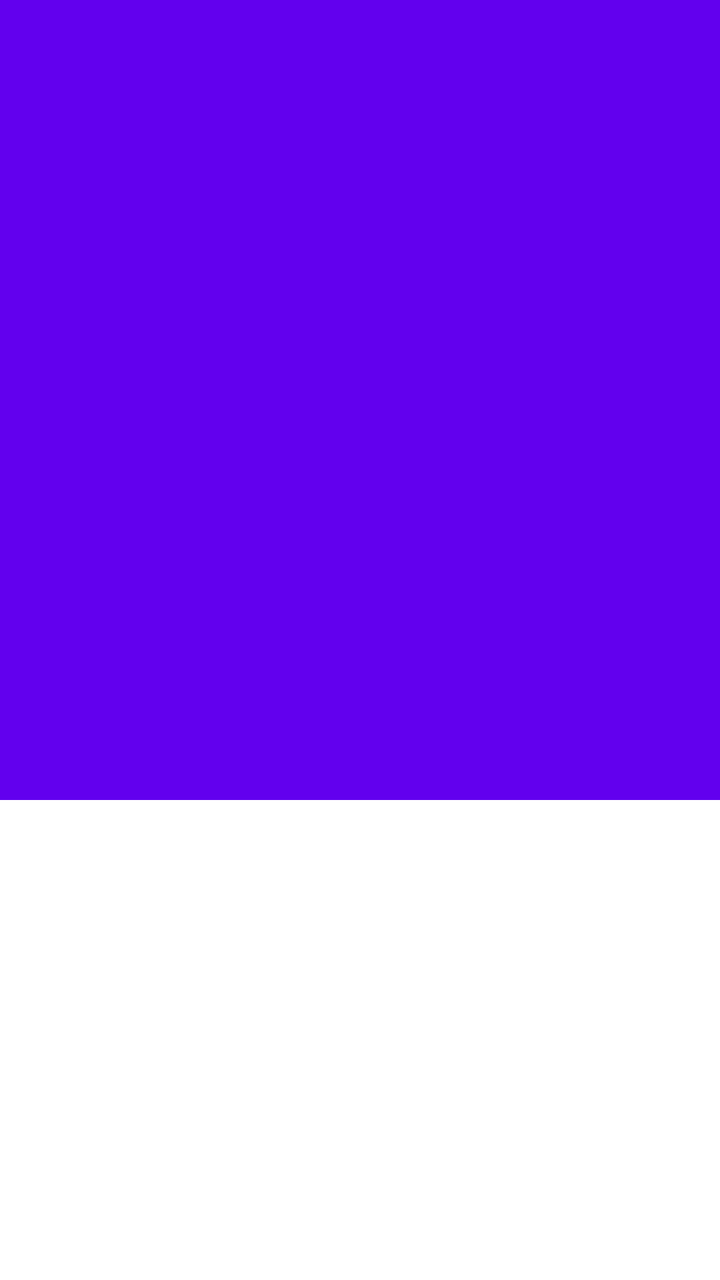
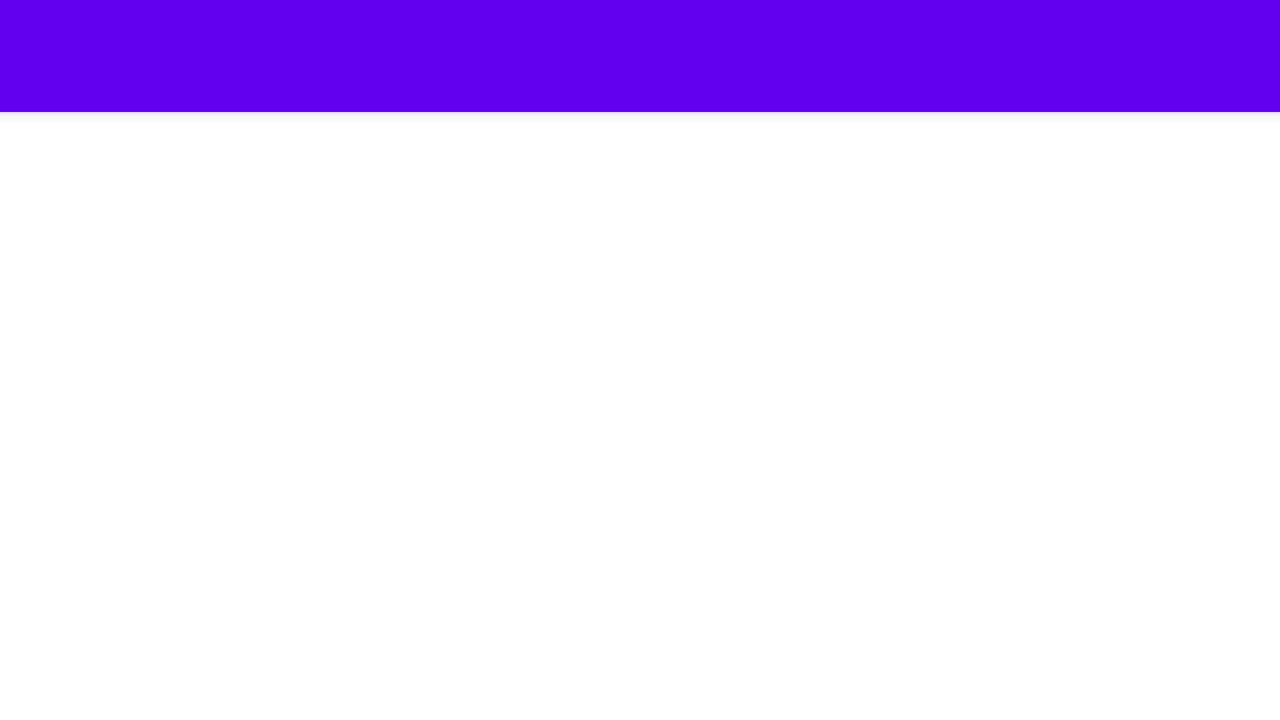

The same Android screen from two of the app's own layout files: first res/layout/ as a phone draws it, then the author's variant for another configuration, drawn on a device whose configuration selects that folder. Both files follow.
<!-- AndroidManifest.xml: application theme AppTheme -->
<!-- res/layout/activity_main.xml -->
<android.support.v4.widget.DrawerLayout xmlns:android="http://schemas.android.com/apk/res/android"
                                        xmlns:app="http://schemas.android.com/apk/res-auto"
                                        xmlns:tools="http://schemas.android.com/tools"
                                        android:id="@+id/drawer_layout"
                                        android:layout_width="match_parent"
                                        android:layout_height="match_parent"
                                        android:fitsSystemWindows="true">


    <android.support.design.widget.CoordinatorLayout
        android:layout_width="match_parent"
        android:layout_height="match_parent"
        android:fitsSystemWindows="true"
        tools:context=".screen.main.MainActivity"
        >

        <android.support.design.widget.AppBarLayout
            android:id="@+id/app_bar"
            android:layout_width="match_parent"
            android:layout_height="@dimen/app_bar_height"
            android:fitsSystemWindows="true"
            android:theme="@style/ThemeOverlay.AppCompat.Dark.ActionBar">

            <android.support.design.widget.CollapsingToolbarLayout
                android:id="@+id/toolbar_layout"
                android:layout_width="match_parent"
                android:layout_height="match_parent"
                android:clipToPadding="true"
                android:fitsSystemWindows="true"
                app:contentScrim="?attr/colorPrimary"
                app:expandedTitleGravity="right|bottom"
                app:expandedTitleMarginBottom="@dimen/title_margin"
                app:layout_scrollFlags="scroll|exitUntilCollapsed|snap"
                app:toolbarId="@+id/toolbar"
                tools:ignore="InconsistentLayout">

                <ImageView
                    android:id="@+id/backdrop"
                    android:layout_width="match_parent"
                    android:layout_height="match_parent"
                    android:fitsSystemWindows="true"
                    android:scaleType="centerCrop"
                    app:layout_collapseMode="parallax"
                    tools:ignore="InconsistentLayout"/>


                <RelativeLayout
                    android:layout_width="match_parent"
                    android:layout_height="match_parent"
                    android:fitsSystemWindows="true">

                    <TextView
                        android:id="@+id/header_temp"
                        android:layout_width="wrap_content"
                        android:layout_height="wrap_content"
                        android:layout_alignParentRight="true"
                        android:layout_marginBottom="@dimen/margin_medium"
                        android:layout_marginLeft="@dimen/margin_medium"
                        android:layout_marginRight="@dimen/margin_medium"
                        android:layout_marginTop="?attr/actionBarSize"
                        android:textAppearance="?attr/textAppearanceListItem"
                        android:textSize="42sp"
                        tools:ignore="InconsistentLayout"/>

                    <TextView
                        android:id="@+id/header_wind"
                        android:layout_width="wrap_content"
                        android:layout_height="wrap_content"
                        android:layout_alignParentRight="true"
                        android:layout_below="@+id/header_temp"
                        android:layout_marginBottom="@dimen/margin_medium"
                        android:layout_marginLeft="@dimen/margin_medium"
                        android:layout_marginRight="@dimen/margin_medium"
                        android:textAppearance="?attr/textAppearanceListItem"
                        tools:ignore="InconsistentLayout"/>

                    <TextView
                        android:id="@+id/header_humidity"
                        android:layout_width="wrap_content"
                        android:layout_height="wrap_content"
                        android:layout_alignParentRight="true"
                        android:layout_below="@+id/header_wind"
                        android:layout_marginBottom="@dimen/margin_medium"
                        android:layout_marginLeft="@dimen/margin_medium"
                        android:layout_marginRight="@dimen/margin_medium"
                        android:textAppearance="?attr/textAppearanceListItem"
                        tools:ignore="InconsistentLayout"/>

                    <TextView
                        android:id="@+id/header_pressure"
                        android:layout_width="wrap_content"
                        android:layout_height="wrap_content"
                        android:layout_alignParentRight="true"
                        android:layout_below="@+id/header_humidity"
                        android:layout_marginBottom="@dimen/margin_medium"
                        android:layout_marginLeft="@dimen/margin_medium"
                        android:layout_marginRight="@dimen/margin_medium"
                        android:textAppearance="?attr/textAppearanceListItem"
                        tools:ignore="InconsistentLayout"/>

                    <TextView
                        android:id="@+id/header_date"
                        android:layout_width="wrap_content"
                        android:layout_height="wrap_content"
                        android:layout_alignParentBottom="true"
                        android:layout_alignParentRight="true"
                        android:layout_marginLeft="@dimen/margin_medium"
                        android:layout_marginRight="@dimen/margin_medium"
                        android:paddingBottom="@dimen/margin_medium"
                        android:textAppearance="?attr/textAppearanceListItem"
                        tools:ignore="InconsistentLayout"/>
                </RelativeLayout>

                <android.support.v7.widget.Toolbar
                    android:id="@+id/detail_toolbar"
                    android:layout_width="match_parent"
                    android:layout_height="?attr/actionBarSize"
                    app:layout_collapseMode="pin"
                    app:popupTheme="@style/ThemeOverlay.AppCompat.Light"/>

            </android.support.design.widget.CollapsingToolbarLayout>

        </android.support.design.widget.AppBarLayout>

        <FrameLayout
            android:id="@+id/city_detail_container"
            android:layout_width="match_parent"
            android:layout_height="match_parent"
            android:fitsSystemWindows="true"
            app:layout_anchor="@+id/app_bar"
            app:layout_anchorGravity="bottom"
            app:layout_behavior="@string/appbar_scrolling_view_behavior">
        </FrameLayout>


    </android.support.design.widget.CoordinatorLayout>

    <android.support.design.widget.NavigationView
        android:id="@+id/navigation_view"
        style="@style/BackgroundViewStyle"
        android:layout_width="wrap_content"
        android:layout_height="match_parent"
        android:layout_gravity="start"
        android:fitsSystemWindows="true">

        <LinearLayout
            android:layout_width="match_parent"
            android:layout_height="match_parent"
            android:orientation="vertical">

            <ImageView
                android:id="@+id/navigation_header_background"
                android:layout_width="match_parent"
                android:layout_height="@dimen/drawer_header_height"
                android:gravity="top"
                android:scaleType="centerCrop"/>

            <Button
                android:id="@+id/search_button"
                android:layout_width="match_parent"
                android:layout_height="wrap_content"
                android:layout_margin="@dimen/small"
                android:background="@drawable/button_search"
                android:drawableLeft="@android:drawable/ic_menu_search"
                android:text="@string/search_button_text"
                android:textAllCaps="false"
                />

            <com.woxthebox.draglistview.DragListView
                android:id="@+id/drag_list_view"
                android:layout_width="match_parent"
                android:layout_height="match_parent"/>
        </LinearLayout>
    </android.support.design.widget.NavigationView>
</android.support.v4.widget.DrawerLayout>
<!-- resources referenced by this layout -->
<resources>
  <dimen name="app_bar_height">400dp</dimen>
  <dimen name="drawer_header_height">160dip</dimen>
  <dimen name="margin_medium">@dimen/medium</dimen>
  <dimen name="small">8dp</dimen>
  <dimen name="title_margin">42dp</dimen>
  <!-- drawable button_search (drawable-xxhdpi) -->
  <?xml version="1.0" encoding="utf-8"?>
  <selector xmlns:android="http://schemas.android.com/apk/res/android">
      <item android:state_selected="true">
          <shape>
              <corners android:radius="20dp"/>
              <padding android:bottom="4dp" android:left="20dp" android:right="20dp" android:top="4dp"/>
              <stroke android:width="1dp" android:color="@color/light_grey"/>
              <solid android:color="@color/light_grey"/>
          </shape>
      </item>
      <item android:state_pressed="true">
          <shape>
              <corners android:radius="20dp"/>
              <padding android:bottom="4dp" android:left="20dp" android:right="20dp" android:top="4dp"/>
              <stroke android:width="1dp" android:color="@color/grey"/>
              <solid android:color="@color/grey"/>
          </shape>
      </item>
      <item>
          <shape>
              <corners android:radius="20dp"/>
              <padding android:bottom="4dp" android:left="20dp" android:right="20dp" android:top="4dp"/>
              <stroke android:width="1dp" android:color="@color/grey"/>
              <solid android:color="@android:color/transparent"/>
          </shape>
      </item>
  </selector>
  <string name="search_button_text">Search locations</string>
  <style name="BackgroundViewStyle">
          <item name="android:background">@color/light_blue</item>
      </style>
  <dimen name="medium">16dp</dimen>
  <item name="light_grey" type="color">#ffd8d8dc</item>
  <item name="grey" type="color">#ffbcbcbc</item>
  <item name="light_blue" type="color">#ADDFFF</item>
</resources>
<!-- res/layout-land/activity_main.xml (the author's variant of the layout above) -->
<!-- drawn on the phone turned sideways -->
<android.support.v4.widget.DrawerLayout xmlns:android="http://schemas.android.com/apk/res/android"
                                        xmlns:app="http://schemas.android.com/apk/res-auto"
                                        xmlns:tools="http://schemas.android.com/tools"
                                        android:id="@+id/drawer_layout"
                                        android:layout_width="match_parent"
                                        android:layout_height="match_parent"
                                        android:fitsSystemWindows="true">


    <android.support.design.widget.CoordinatorLayout
        android:layout_width="match_parent"
        android:layout_height="match_parent"
        android:fitsSystemWindows="true"
        tools:context=".screen.main.MainActivity"
        tools:ignore="MergeRootFrame">

        <android.support.design.widget.AppBarLayout
            android:id="@+id/app_bar"
            android:layout_width="match_parent"
            android:layout_height="?attr/actionBarSize"
            android:theme="@style/ThemeOverlay.AppCompat.Dark.ActionBar">


            <android.support.v7.widget.Toolbar
                android:id="@+id/detail_toolbar"
                android:layout_width="match_parent"
                android:layout_height="?attr/actionBarSize"
                app:popupTheme="@style/ThemeOverlay.AppCompat.Light"/>


        </android.support.design.widget.AppBarLayout>

        <FrameLayout
            android:id="@+id/city_detail_container"
            android:layout_width="match_parent"
            android:layout_height="match_parent"
            android:layout_marginTop="?attr/actionBarSize"
            android:fitsSystemWindows="true">
        </FrameLayout>

    </android.support.design.widget.CoordinatorLayout>

    <android.support.design.widget.NavigationView
        android:id="@+id/navigation_view"
        android:layout_width="wrap_content"
        android:layout_height="match_parent"
        android:layout_gravity="start"
        android:background="@color/red"
        android:fitsSystemWindows="true">

        <LinearLayout
            android:layout_width="match_parent"
            android:layout_height="match_parent"
            android:layout_marginTop="@dimen/drawer_header_height"
            android:orientation="vertical">

            <ImageView
                android:id="@+id/navigation_header_background"
                android:layout_width="match_parent"
                android:layout_height="@dimen/drawer_header_height"
                android:gravity="top"
                android:scaleType="centerCrop"/>

            <Button
                android:id="@+id/search_button"
                android:layout_width="match_parent"
                android:layout_height="wrap_content"
                android:layout_margin="@dimen/small"
                android:background="@drawable/button_search"
                android:drawableLeft="@android:drawable/ic_menu_search"
                android:text="@string/search_button_text"
                android:textAllCaps="false"
                />

            <com.woxthebox.draglistview.DragListView
                android:id="@+id/drag_list_view"
                android:layout_width="match_parent"
                android:layout_height="match_parent"/>
        </LinearLayout>

    </android.support.design.widget.NavigationView>


</android.support.v4.widget.DrawerLayout>
<!-- resources referenced by the variant -->
<!-- as the phone turned sideways resolves them -->
<resources>
  <item name="red" type="color">#ffd44032</item>
  <dimen name="drawer_header_height">160dip</dimen>
  <dimen name="small">8dp</dimen>
  <!-- drawable button_search (drawable-xxhdpi) -->
  <?xml version="1.0" encoding="utf-8"?>
  <selector xmlns:android="http://schemas.android.com/apk/res/android">
      <item android:state_selected="true">
          <shape>
              <corners android:radius="20dp"/>
              <padding android:bottom="4dp" android:left="20dp" android:right="20dp" android:top="4dp"/>
              <stroke android:width="1dp" android:color="@color/light_grey"/>
              <solid android:color="@color/light_grey"/>
          </shape>
      </item>
      <item android:state_pressed="true">
          <shape>
              <corners android:radius="20dp"/>
              <padding android:bottom="4dp" android:left="20dp" android:right="20dp" android:top="4dp"/>
              <stroke android:width="1dp" android:color="@color/grey"/>
              <solid android:color="@color/grey"/>
          </shape>
      </item>
      <item>
          <shape>
              <corners android:radius="20dp"/>
              <padding android:bottom="4dp" android:left="20dp" android:right="20dp" android:top="4dp"/>
              <stroke android:width="1dp" android:color="@color/grey"/>
              <solid android:color="@android:color/transparent"/>
          </shape>
      </item>
  </selector>
  <string name="search_button_text">Search locations</string>
  <item name="light_grey" type="color">#ffd8d8dc</item>
  <item name="grey" type="color">#ffbcbcbc</item>
</resources>
